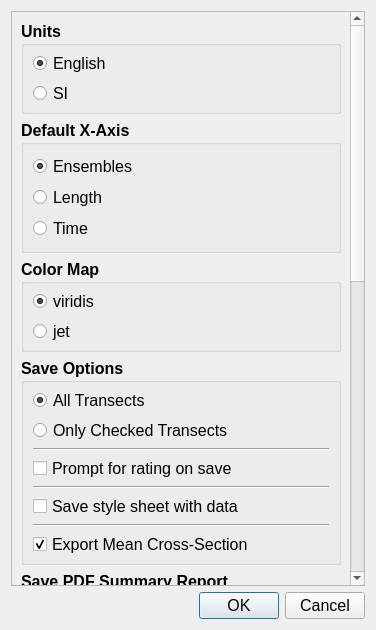
<?xml version="1.0" encoding="UTF-8"?>
<ui version="4.0">
 <class>Options</class>
 <widget class="QDialog" name="Options">
  <property name="geometry">
   <rect>
    <x>0</x>
    <y>0</y>
    <width>376</width>
    <height>630</height>
   </rect>
  </property>
  <property name="maximumSize">
   <size>
    <width>16777215</width>
    <height>1080</height>
   </size>
  </property>
  <property name="windowTitle">
   <string>Settings</string>
  </property>
  <layout class="QGridLayout" name="gridLayout">
   <item row="0" column="0">
    <widget class="QScrollArea" name="scrollArea">
     <property name="widgetResizable">
      <bool>true</bool>
     </property>
     <widget class="QWidget" name="scrollAreaWidgetContents">
      <property name="geometry">
       <rect>
        <x>0</x>
        <y>-567</y>
        <width>339</width>
        <height>1240</height>
       </rect>
      </property>
      <layout class="QVBoxLayout" name="verticalLayout_3">
       <item>
        <widget class="QGroupBox" name="gb_units">
         <property name="font">
          <font>
           <pointsize>12</pointsize>
           <weight>75</weight>
           <bold>true</bold>
          </font>
         </property>
         <property name="title">
          <string>Units</string>
         </property>
         <layout class="QVBoxLayout" name="verticalLayout_8">
          <property name="spacing">
           <number>5</number>
          </property>
          <property name="topMargin">
           <number>5</number>
          </property>
          <property name="rightMargin">
           <number>11</number>
          </property>
          <property name="bottomMargin">
           <number>5</number>
          </property>
          <item>
           <widget class="QRadioButton" name="rb_english">
            <property name="font">
             <font>
              <pointsize>12</pointsize>
              <weight>50</weight>
              <bold>false</bold>
             </font>
            </property>
            <property name="text">
             <string>English</string>
            </property>
            <property name="checked">
             <bool>true</bool>
            </property>
           </widget>
          </item>
          <item>
           <widget class="QRadioButton" name="rb_si">
            <property name="font">
             <font>
              <pointsize>12</pointsize>
              <weight>50</weight>
              <bold>false</bold>
             </font>
            </property>
            <property name="text">
             <string>SI</string>
            </property>
           </widget>
          </item>
         </layout>
        </widget>
       </item>
       <item>
        <widget class="QGroupBox" name="gb_axis">
         <property name="font">
          <font>
           <pointsize>12</pointsize>
           <weight>75</weight>
           <bold>true</bold>
          </font>
         </property>
         <property name="title">
          <string>Default X-Axis</string>
         </property>
         <layout class="QVBoxLayout" name="verticalLayout_2">
          <item>
           <widget class="QRadioButton" name="rb_opt_ensembles">
            <property name="font">
             <font>
              <weight>50</weight>
              <bold>false</bold>
             </font>
            </property>
            <property name="text">
             <string>Ensembles</string>
            </property>
            <property name="checked">
             <bool>true</bool>
            </property>
           </widget>
          </item>
          <item>
           <widget class="QRadioButton" name="rb_opt_length">
            <property name="font">
             <font>
              <weight>50</weight>
              <bold>false</bold>
             </font>
            </property>
            <property name="text">
             <string>Length</string>
            </property>
           </widget>
          </item>
          <item>
           <widget class="QRadioButton" name="rb_opt_time">
            <property name="font">
             <font>
              <weight>50</weight>
              <bold>false</bold>
             </font>
            </property>
            <property name="text">
             <string>Time</string>
            </property>
           </widget>
          </item>
         </layout>
        </widget>
       </item>
       <item>
        <widget class="QGroupBox" name="gb_color_map">
         <property name="font">
          <font>
           <pointsize>12</pointsize>
           <weight>75</weight>
           <bold>true</bold>
          </font>
         </property>
         <property name="title">
          <string>Color Map</string>
         </property>
         <layout class="QVBoxLayout" name="verticalLayout_7">
          <property name="spacing">
           <number>5</number>
          </property>
          <property name="topMargin">
           <number>5</number>
          </property>
          <property name="bottomMargin">
           <number>5</number>
          </property>
          <item>
           <widget class="QRadioButton" name="rb_viridis">
            <property name="font">
             <font>
              <pointsize>12</pointsize>
              <weight>50</weight>
              <bold>false</bold>
             </font>
            </property>
            <property name="text">
             <string>viridis</string>
            </property>
            <property name="checked">
             <bool>true</bool>
            </property>
           </widget>
          </item>
          <item>
           <widget class="QRadioButton" name="rb_jet">
            <property name="font">
             <font>
              <pointsize>12</pointsize>
              <weight>50</weight>
              <bold>false</bold>
             </font>
            </property>
            <property name="text">
             <string>jet</string>
            </property>
           </widget>
          </item>
         </layout>
        </widget>
       </item>
       <item>
        <widget class="QGroupBox" name="gb_save_options">
         <property name="font">
          <font>
           <pointsize>12</pointsize>
           <weight>75</weight>
           <bold>true</bold>
          </font>
         </property>
         <property name="title">
          <string>Save Options</string>
         </property>
         <layout class="QVBoxLayout" name="verticalLayout">
          <property name="spacing">
           <number>5</number>
          </property>
          <property name="topMargin">
           <number>5</number>
          </property>
          <property name="bottomMargin">
           <number>5</number>
          </property>
          <item>
           <widget class="QRadioButton" name="rb_All">
            <property name="font">
             <font>
              <pointsize>12</pointsize>
              <weight>50</weight>
              <bold>false</bold>
             </font>
            </property>
            <property name="text">
             <string>All Transects</string>
            </property>
            <property name="checked">
             <bool>true</bool>
            </property>
           </widget>
          </item>
          <item>
           <widget class="QRadioButton" name="rb_checked">
            <property name="font">
             <font>
              <pointsize>12</pointsize>
              <weight>50</weight>
              <bold>false</bold>
             </font>
            </property>
            <property name="text">
             <string>Only Checked Transects</string>
            </property>
           </widget>
          </item>
          <item>
           <widget class="Line" name="line">
            <property name="orientation">
             <enum>Qt::Horizontal</enum>
            </property>
           </widget>
          </item>
          <item>
           <widget class="QCheckBox" name="cb_rating">
            <property name="font">
             <font>
              <pointsize>12</pointsize>
              <weight>50</weight>
              <bold>false</bold>
             </font>
            </property>
            <property name="text">
             <string>Prompt for rating on save</string>
            </property>
           </widget>
          </item>
          <item>
           <widget class="Line" name="line_2">
            <property name="orientation">
             <enum>Qt::Horizontal</enum>
            </property>
           </widget>
          </item>
          <item>
           <widget class="QCheckBox" name="cb_stylesheet">
            <property name="font">
             <font>
              <pointsize>12</pointsize>
              <weight>50</weight>
              <bold>false</bold>
             </font>
            </property>
            <property name="text">
             <string>Save style sheet with data</string>
            </property>
           </widget>
          </item>
          <item>
           <widget class="Line" name="line_3">
            <property name="orientation">
             <enum>Qt::Horizontal</enum>
            </property>
           </widget>
          </item>
          <item>
           <widget class="QCheckBox" name="cb_xs_export">
            <property name="font">
             <font>
              <weight>50</weight>
              <bold>false</bold>
             </font>
            </property>
            <property name="text">
             <string>Export Mean Cross-Section</string>
            </property>
            <property name="checked">
             <bool>true</bool>
            </property>
           </widget>
          </item>
         </layout>
        </widget>
       </item>
       <item>
        <widget class="QGroupBox" name="gb_pdf">
         <property name="font">
          <font>
           <pointsize>12</pointsize>
           <weight>75</weight>
           <bold>true</bold>
          </font>
         </property>
         <property name="title">
          <string>Save PDF Summary Report</string>
         </property>
         <layout class="QVBoxLayout" name="verticalLayout_10">
          <item>
           <widget class="QRadioButton" name="rb_pdf_no">
            <property name="font">
             <font>
              <weight>50</weight>
              <bold>false</bold>
             </font>
            </property>
            <property name="text">
             <string>No</string>
            </property>
           </widget>
          </item>
          <item>
           <widget class="QRadioButton" name="rb_pdf_prompt">
            <property name="font">
             <font>
              <weight>50</weight>
              <bold>false</bold>
             </font>
            </property>
            <property name="text">
             <string>Prompt on Save</string>
            </property>
           </widget>
          </item>
          <item>
           <widget class="QRadioButton" name="rb_pdf_always">
            <property name="font">
             <font>
              <weight>50</weight>
              <bold>false</bold>
             </font>
            </property>
            <property name="text">
             <string>Always</string>
            </property>
           </widget>
          </item>
         </layout>
        </widget>
       </item>
       <item>
        <widget class="QGroupBox" name="gb_extrap_weighted">
         <property name="font">
          <font>
           <pointsize>12</pointsize>
           <weight>75</weight>
           <bold>true</bold>
          </font>
         </property>
         <property name="title">
          <string>Extrapolation</string>
         </property>
         <layout class="QVBoxLayout" name="verticalLayout_6">
          <property name="spacing">
           <number>5</number>
          </property>
          <property name="topMargin">
           <number>5</number>
          </property>
          <property name="bottomMargin">
           <number>5</number>
          </property>
          <item>
           <widget class="QCheckBox" name="cb_weighted_extrap">
            <property name="font">
             <font>
              <pointsize>12</pointsize>
              <weight>50</weight>
              <bold>false</bold>
             </font>
            </property>
            <property name="text">
             <string>Discharge weighted</string>
            </property>
           </widget>
          </item>
         </layout>
        </widget>
       </item>
       <item>
        <widget class="QGroupBox" name="gb_filters">
         <property name="font">
          <font>
           <pointsize>12</pointsize>
           <weight>75</weight>
           <bold>true</bold>
          </font>
         </property>
         <property name="title">
          <string>WT, BT Filters</string>
         </property>
         <layout class="QVBoxLayout" name="verticalLayout_5">
          <property name="spacing">
           <number>5</number>
          </property>
          <property name="topMargin">
           <number>5</number>
          </property>
          <property name="bottomMargin">
           <number>5</number>
          </property>
          <item>
           <widget class="QRadioButton" name="rb_filter_transect">
            <property name="font">
             <font>
              <pointsize>12</pointsize>
              <weight>50</weight>
              <bold>false</bold>
             </font>
            </property>
            <property name="text">
             <string>By Transect</string>
            </property>
            <property name="checked">
             <bool>true</bool>
            </property>
           </widget>
          </item>
          <item>
           <widget class="QRadioButton" name="rb_filter_meas">
            <property name="font">
             <font>
              <pointsize>12</pointsize>
              <weight>50</weight>
              <bold>false</bold>
             </font>
            </property>
            <property name="text">
             <string>By Measurement</string>
            </property>
           </widget>
          </item>
         </layout>
        </widget>
       </item>
       <item>
        <widget class="QGroupBox" name="gb_uncertainty">
         <property name="font">
          <font>
           <pointsize>12</pointsize>
           <weight>75</weight>
           <bold>true</bold>
          </font>
         </property>
         <property name="title">
          <string>Uncertainty</string>
         </property>
         <layout class="QVBoxLayout" name="verticalLayout_4">
          <property name="spacing">
           <number>0</number>
          </property>
          <property name="topMargin">
           <number>0</number>
          </property>
          <property name="bottomMargin">
           <number>0</number>
          </property>
          <item>
           <widget class="QRadioButton" name="rb_qrev_u">
            <property name="font">
             <font>
              <pointsize>12</pointsize>
              <weight>50</weight>
              <bold>false</bold>
             </font>
            </property>
            <property name="text">
             <string>QRev Original</string>
            </property>
            <property name="checked">
             <bool>true</bool>
            </property>
           </widget>
          </item>
          <item>
           <widget class="QRadioButton" name="rb_oursin_u">
            <property name="font">
             <font>
              <pointsize>12</pointsize>
              <weight>50</weight>
              <bold>false</bold>
             </font>
            </property>
            <property name="text">
             <string>Oursin</string>
            </property>
           </widget>
          </item>
         </layout>
        </widget>
       </item>
       <item>
        <widget class="QGroupBox" name="gb_dateformat">
         <property name="font">
          <font>
           <pointsize>12</pointsize>
           <weight>75</weight>
           <bold>true</bold>
          </font>
         </property>
         <property name="title">
          <string>Date Format</string>
         </property>
         <layout class="QVBoxLayout" name="verticalLayout_12">
          <item>
           <widget class="QLabel" name="label">
            <property name="font">
             <font>
              <pointsize>10</pointsize>
              <weight>50</weight>
              <bold>false</bold>
             </font>
            </property>
            <property name="text">
             <string>Enter data format (y: year, m: month, d: day). Examples: y.m.d or d/m/y or m/d/y</string>
            </property>
            <property name="wordWrap">
             <bool>true</bool>
            </property>
           </widget>
          </item>
          <item>
           <widget class="QLineEdit" name="ed_dateformat">
            <property name="maximumSize">
             <size>
              <width>100</width>
              <height>16777215</height>
             </size>
            </property>
            <property name="font">
             <font>
              <weight>50</weight>
              <bold>false</bold>
             </font>
            </property>
           </widget>
          </item>
         </layout>
        </widget>
       </item>
       <item>
        <widget class="QGroupBox" name="gb_moving_bed_option">
         <property name="font">
          <font>
           <pointsize>12</pointsize>
           <weight>75</weight>
           <bold>true</bold>
          </font>
         </property>
         <property name="title">
          <string>Moving Bed</string>
         </property>
         <layout class="QVBoxLayout" name="verticalLayout_9">
          <item>
           <widget class="QCheckBox" name="cb_allow_manual_no_mb">
            <property name="font">
             <font>
              <pointsize>12</pointsize>
              <weight>50</weight>
              <bold>false</bold>
             </font>
            </property>
            <property name="text">
             <string>Allow observed no moving-bed</string>
            </property>
           </widget>
          </item>
         </layout>
        </widget>
       </item>
       <item>
        <widget class="QGroupBox" name="gb_map">
         <property name="minimumSize">
          <size>
           <width>0</width>
           <height>70</height>
          </size>
         </property>
         <property name="font">
          <font>
           <pointsize>12</pointsize>
           <weight>75</weight>
           <bold>true</bold>
          </font>
         </property>
         <property name="title">
          <string>MAP Tab</string>
         </property>
         <layout class="QVBoxLayout" name="verticalLayout_11">
          <item>
           <widget class="QCheckBox" name="cb_map">
            <property name="font">
             <font>
              <pointsize>12</pointsize>
              <weight>50</weight>
              <bold>false</bold>
             </font>
            </property>
            <property name="text">
             <string>Show</string>
            </property>
           </widget>
          </item>
         </layout>
        </widget>
       </item>
      </layout>
     </widget>
    </widget>
   </item>
   <item row="1" column="0">
    <widget class="QDialogButtonBox" name="buttonBox">
     <property name="font">
      <font>
       <pointsize>12</pointsize>
      </font>
     </property>
     <property name="orientation">
      <enum>Qt::Horizontal</enum>
     </property>
     <property name="standardButtons">
      <set>QDialogButtonBox::Cancel|QDialogButtonBox::Ok</set>
     </property>
    </widget>
   </item>
  </layout>
 </widget>
 <resources/>
 <connections>
  <connection>
   <sender>buttonBox</sender>
   <signal>accepted()</signal>
   <receiver>Options</receiver>
   <slot>accept()</slot>
   <hints>
    <hint type="sourcelabel">
     <x>248</x>
     <y>254</y>
    </hint>
    <hint type="destinationlabel">
     <x>157</x>
     <y>274</y>
    </hint>
   </hints>
  </connection>
  <connection>
   <sender>buttonBox</sender>
   <signal>rejected()</signal>
   <receiver>Options</receiver>
   <slot>reject()</slot>
   <hints>
    <hint type="sourcelabel">
     <x>316</x>
     <y>260</y>
    </hint>
    <hint type="destinationlabel">
     <x>286</x>
     <y>274</y>
    </hint>
   </hints>
  </connection>
 </connections>
</ui>
